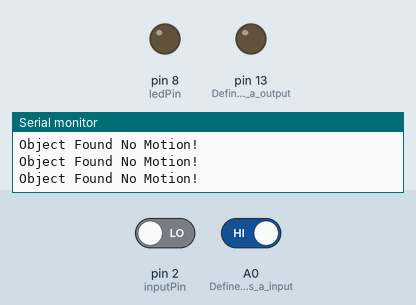
This sketch was run on a simulated Arduino Uno, built with avr-gcc and run on an emulated ATmega328P. On the bench: output pins drawn as LEDs (lit = HIGH), the last lines printed to the serial monitor. Inputs (shaded band) come from the test bench; at power-on: pin 2 (inputPin) LOW, A0 (Define_pin_A0_as_a_input) HIGH.

Above: at 1.7 s.
1.8 s: pin 2 (inputPin) driven HIGH
At 2.9 s:
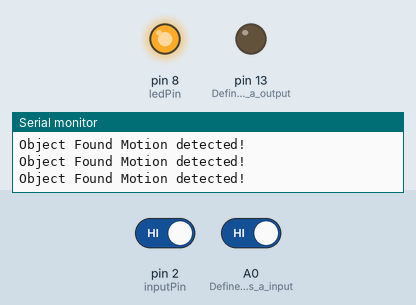
3.3 s: A0 (Define_pin_A0_as_a_input) driven LOW
5.4 s: pin 2 (inputPin) driven LOW
Timing chart, 0 to 8.4 s (numbered marks = the images above; inputs shaded):
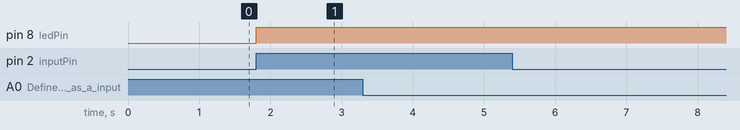

Measured:
- after the input at 1.8 s, pin 8 (ledPin): LOW → HIGH at once

The sketch:

IRSensor.ino
```cpp
int ledPin = 8;                // choose the pin for the LED
int inputPin = 2;               // choose the input pin (for PIR sensor)
int alarm1 = LOW;             // we start, assuming no motion detected
int alarm2 = LOW;
int val = 0;                    // variable for reading the pin status

void setup() {
  Serial.begin(9600);
  //delay(500);
  Serial.println("Start");
  pinMode(A0, INPUT);// Define pin A0 as a input
  pinMode(13, OUTPUT);// Define pin 13 as a output
  pinMode(inputPin, INPUT);
  pinMode(ledPin, OUTPUT);
}

void loop() {
  delay(300);
  Serial.println("");
  if (digitalRead(A0) == 0)
  {
    Serial.print("NO Object Found ");
    alarm1 = LOW;
  }
  else {
    Serial.print("Object Found ");
    alarm1 = HIGH;
  }

  val = digitalRead(inputPin);  // read input value
  if (val == HIGH) {
    alarm2 = HIGH;
    Serial.println("Motion detected!");
  } else {
    alarm2 = LOW;
    Serial.println("No Motion!");
  }
  if (alarm1 == HIGH && alarm2 == HIGH){
    digitalWrite(ledPin, HIGH);
  }

}
```
